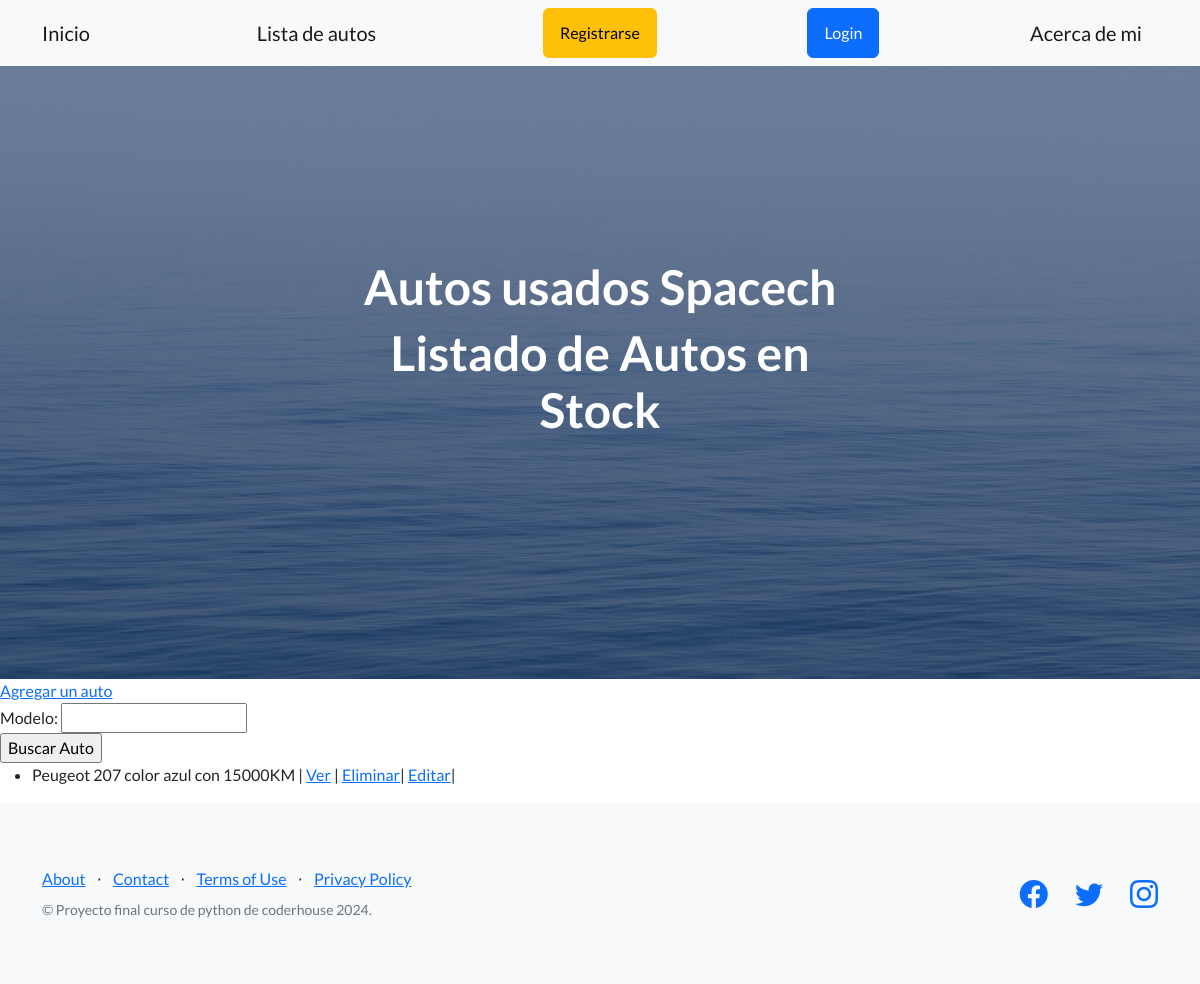
Page /autos on the earlier database version.
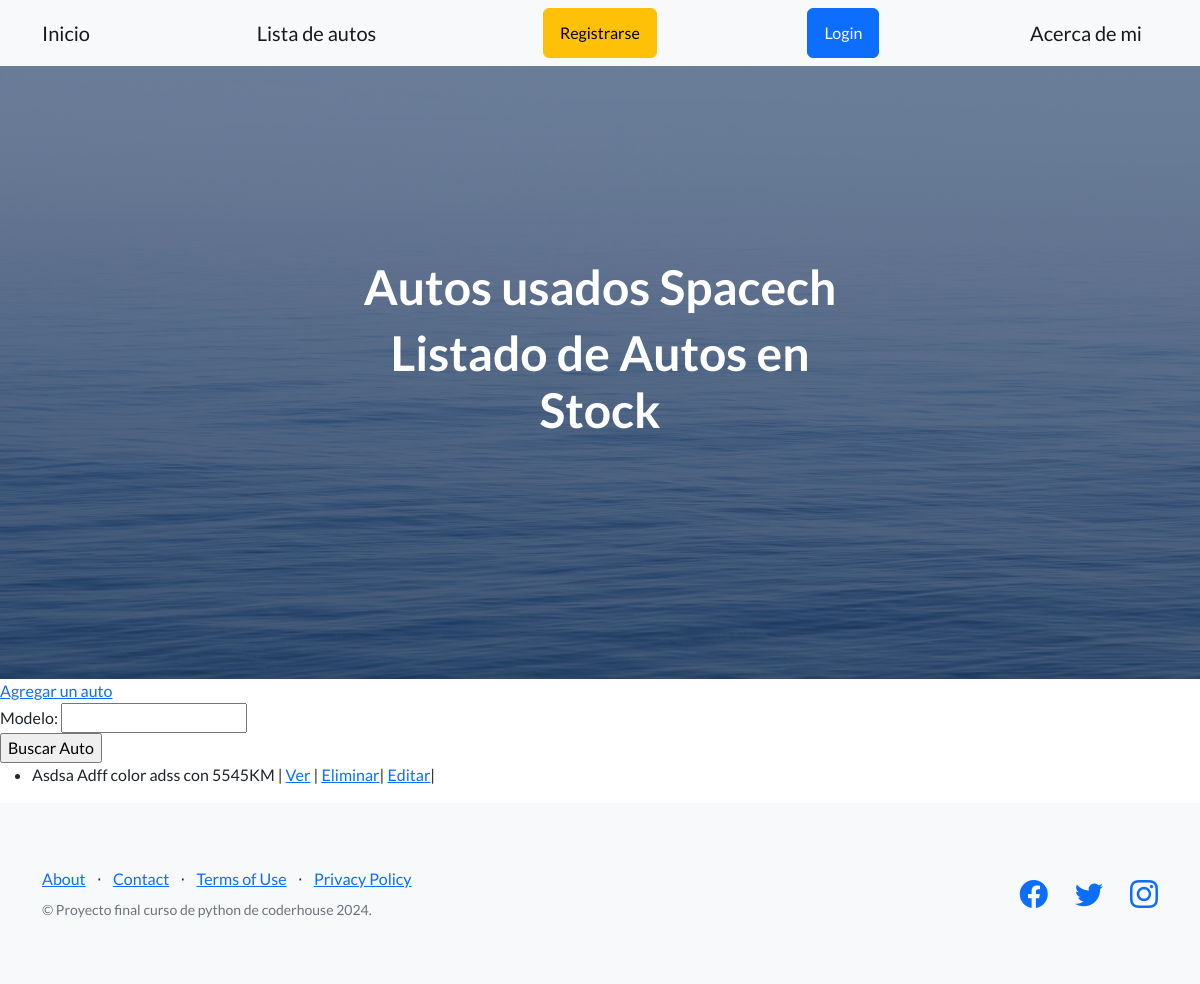
Same page on the later database version.
### pagina/models.py (models this page shows)
class Auto (models.Model):
    marca = models.CharField(max_length = 20)
    modelo = models.CharField(max_length = 20)
    color = models.CharField(max_length = 20)
    kilometros = models.IntegerField()
    def __str__(self) :
        return f"{self.marca.capitalize()}  {self.modelo.capitalize()} color {self.color} con {self.kilometros}KM"

### pagina/views.py (the view)
# urls.py: path('autos', lista_de_autos, name = 'Autos'),
def lista_de_autos(request):
    formulario = BuscarAuto(request.GET)
    if formulario.is_valid():
        modelo_a_buscar = formulario.cleaned_data.get('modelo')
        autos = Auto.objects.filter(modelo__icontains=modelo_a_buscar)
    return render(request, 'pagina/autos.html', {'autos': autos , 'formulario': formulario})

### pagina/forms.py
class BuscarAuto (forms.Form):
    modelo = forms.CharField(max_length=20 , required=False)

### pagina/templates/pagina/autos.html
{% extends "base.html" %}
    {% block h1_header %}Listado de Autos en Stock{% endblock h1_header %}
    {% block main %}
    <a href={% url "AgregarAutos" %}>Agregar un auto</a>
    <form action={% url 'Autos'%}>
      {{formulario}}
      <input type="submit" value="Buscar Auto">
    </form>
    {% if autos %}
    <ul>
      {% for auto in autos %}
      <li>{{auto}} |
        <a href={% url 'ver_auto' auto.id %}>Ver</a> |
        <a href={% url 'eliminar_auto' auto.id %}>Eliminar</a>|
        <a href={% url 'editar_auto' auto.id %}>Editar</a>|
      </li>
      {% endfor %}
    </ul>
    {% else %}
    <p>No se encontraron autos de ese Modelo</p>
    {% endif %}
    {% endblock main %}

Differences in the rows shown:
removed Auto: marca+modelo+color "Peugeot 207 color azul con 15000KM"
added Auto: marca+modelo+color "Asdsa Adff color adss con 5545KM"
